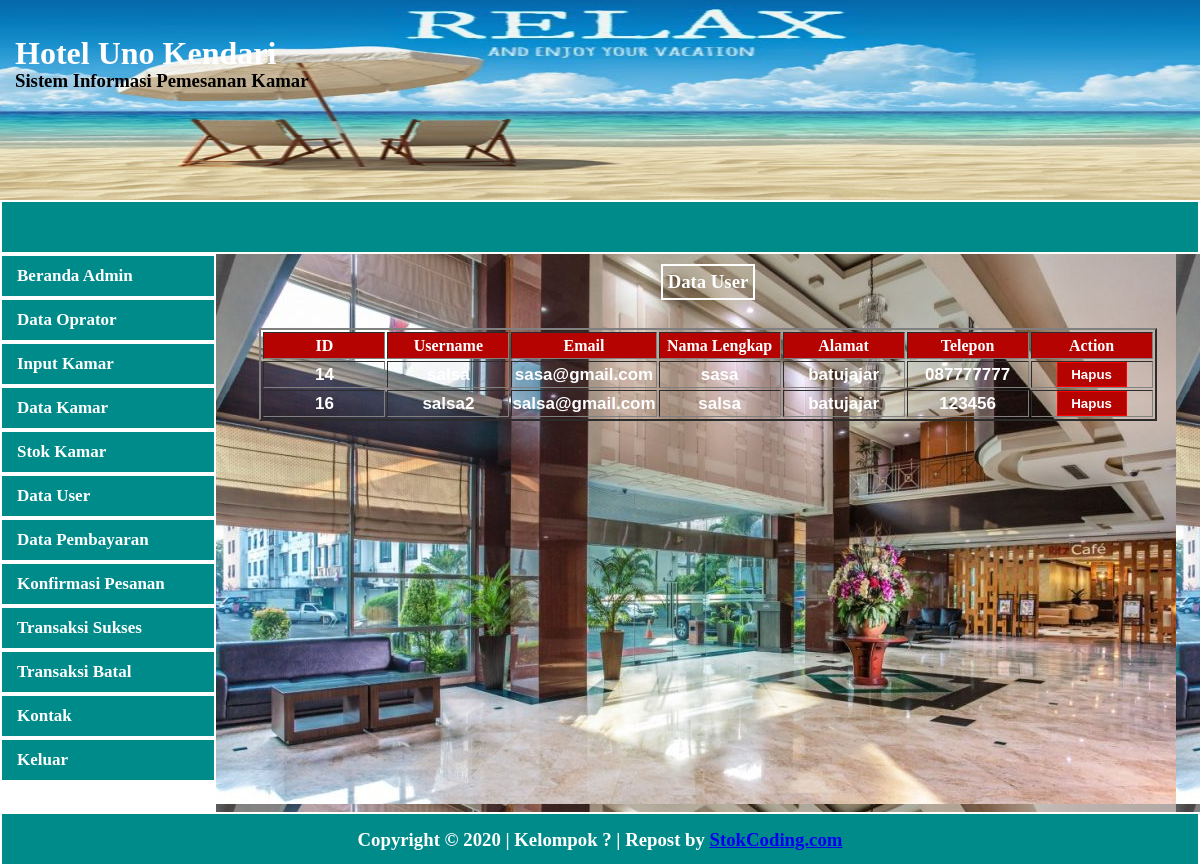
Screenshot of /admin/datauser.php (signed in) with the database file from the repository.
### tables this page shows
CREATE TABLE `tamu` (
  `idtamu` int(11) NOT NULL,
  `username` varchar(50) NOT NULL,
  `email` varchar(50) NOT NULL,
  `nama` varchar(100) NOT NULL,
  `alamat` varchar(150) NOT NULL,
  `telepon` varchar(15) NOT NULL,
  `password` varchar(50) NOT NULL,
  `foto` varchar(1000) DEFAULT NULL
);

### admin/datauser.php (the view)
<?php
	require_once "view/header.php";
?>
	<aside>
		<center>
			<h3>Data User</h3>
			<div id="kanan">
				<table border="2px solid black">
				<tr style="background: #B40301; color: white;">
					<th>ID</th>
					<th>Username</th>
					<th>Email</th>
					<th>Nama Lengkap</th>
					<th>Alamat</th>
					<th>Telepon</th>
					<th>Action</th>
				</tr>
				<?php
					$sql = $pdo->query("SELECT * FROM tamu");
			  		while ($caridata = $sql->fetch()) {
			  		$id = $caridata['idtamu'];
			  		$username = $caridata['username'];
			  		$email = $caridata['email'];
			  		$nama = $caridata['nama'];
			  		$alamat = $caridata['alamat'];
			  		$telepon = $caridata['telepon'];
  				?>
				<tr align="center">
					<td><?php echo $id ?></td>
					<td><?php echo $username ?></td>
					<td><?php echo $email ?></td>
					<td><?php echo $nama ?></td>
					<td><?php echo $alamat ?></td>
					<td><?php echo $telepon ?></td>
					<td><a href="fungsi/hapususer?id=<?php echo $id ?>" onclick="return confirm('Hapus User?')"><button style="width:70px;background:#B40301;color:white;font-weight:bold;padding:4px;border:1px solid red;">Hapus</button></a> </td>
				</tr>
				<?php
			  	}
			  ?>
			  </table>
			</div>
		</center>
	</aside>
<?php
	require_once "view/footer.php"
?>

### admin/css/style.css (style rules this page uses)
* { margin: 0; padding: 0; }
aside { width: 82%; height: 69.8%; background-image: url('../gambar/LOBBY-AREA-banner-960x550.jpg'); float: left; }
table tr { line-height: 25px; }
table { margin-top:20px; font-size:16px; font-weight:bold; }
table tr td { font-weight:bold; font-family:sans-serif; color: white; width: 120px; font-size: 17px; }
aside h3 { margin-top: 10px; margin-bottom: 8px; padding: 5px; border: 2px solid white; color: white; display: inline-block; }

### rows the page displays
tamu: idtamu "14", username "salsa", email "sasa@gmail.com", nama "sasa", alamat "batujajar", telepon "087777777"
tamu: idtamu "16", username "salsa2", email "salsa@gmail.com", nama "salsa", alamat "batujajar", telepon "123456"
